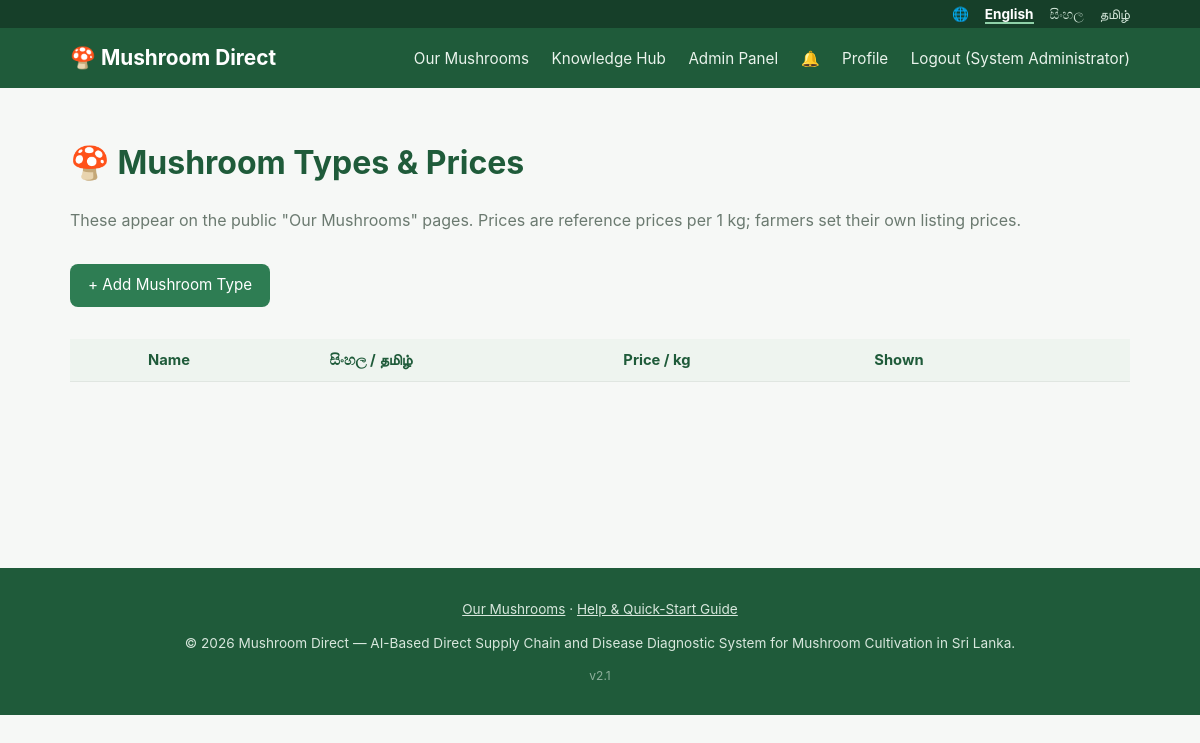
Before: /admin/mushroom_types.php (signed in) with the older database file.
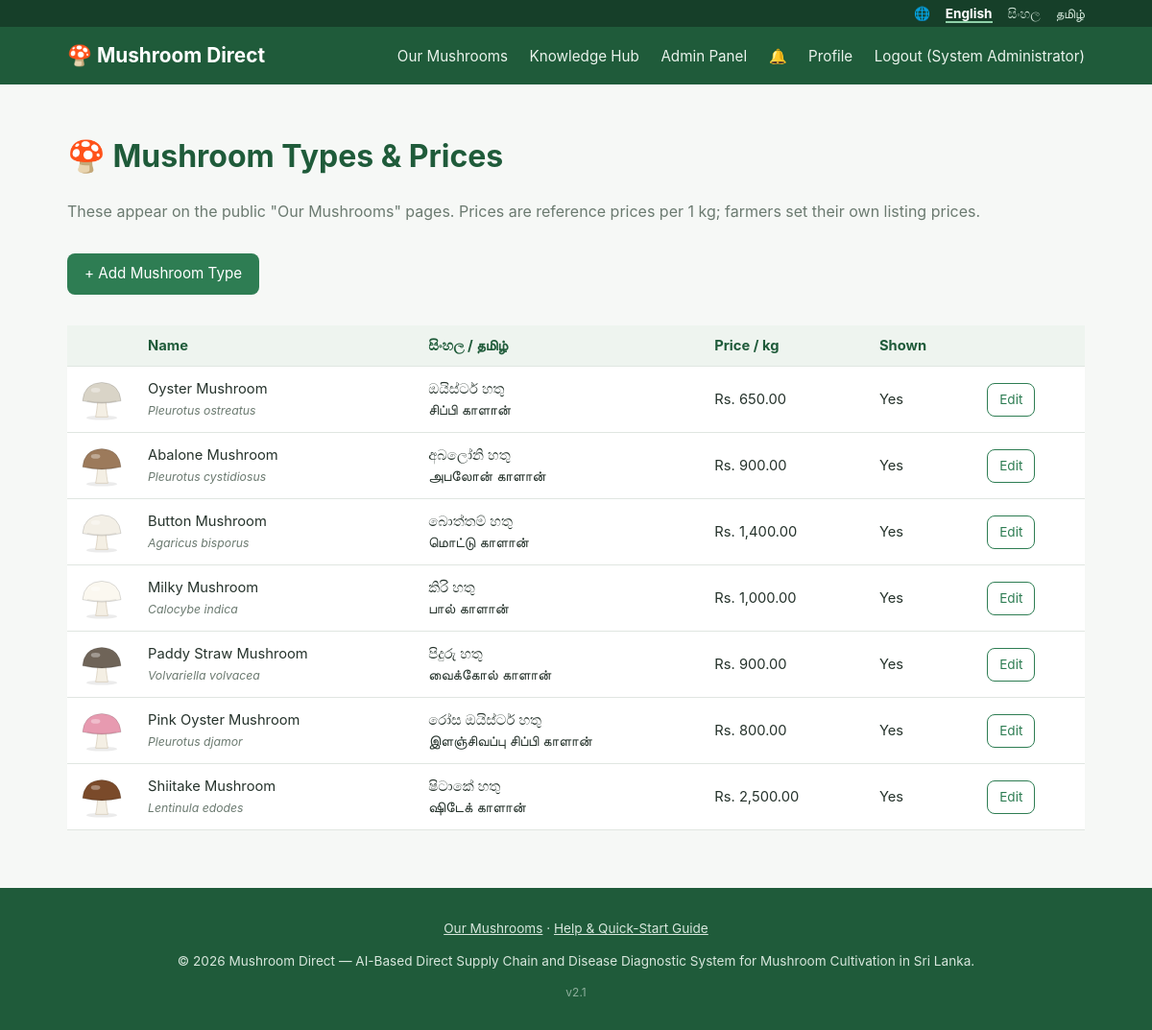
After: the same page with the newer database file.
### tables this page shows
CREATE TABLE mushroom_types (
  id INT AUTO_INCREMENT PRIMARY KEY,
  name VARCHAR(100) NOT NULL,
  name_si VARCHAR(150) NULL,
  name_ta VARCHAR(150) NULL,
  scientific_name VARCHAR(100) NULL,
  description TEXT,
  description_si TEXT,
  description_ta TEXT,
  growing_info TEXT,
  growing_info_si TEXT,
  growing_info_ta TEXT,
  uses TEXT,
  uses_si TEXT,
  uses_ta TEXT,
  price_per_kg DECIMAL(10,2) NOT NULL,
  color VARCHAR(7) NOT NULL DEFAULT '#c9b79c' COMMENT 'Cap colour for the built-in illustration',
  image VARCHAR(255) NULL,
  is_active TINYINT(1) NOT NULL DEFAULT 1,
  sort_order INT NOT NULL DEFAULT 0
);

### admin/mushroom_types.php (the view, shortened to what the changed rows need)
<?php
require_once __DIR__ . '/../includes/bootstrap.php';
$types = $pdo->query('SELECT * FROM mushroom_types ORDER BY sort_order, name')->fetchAll();
include __DIR__ . '/../includes/header.php';
?>
<h1>🍄 Mushroom Types &amp; Prices</h1>
<table class="data-table" style="margin-top:16px;">
  <tr><th></th><th>Name</th><th>සිංහල / தமிழ்</th><th>Price / kg</th><th>Shown</th><th></th></tr>
  <?php foreach ($types as $m): ?>
    <tr>
      <td style="width:60px;"><div style="width:48px; height:48px; overflow:hidden; border-radius:6px;"><?= mushroom_picture($m, 48) ?></div></td>
      <td><?= e($m['name']) ?><br><small class="muted"><em><?= e($m['scientific_name']) ?></em></small></td>
      <td><?= e($m['name_si']) ?><br><?= e($m['name_ta']) ?></td>
      <td><?= format_money($m['price_per_kg']) ?></td>
      <td><?= $m['is_active'] ? 'Yes' : 'No' ?></td>
      <td><a href="?id=<?= (int) $m['id'] ?>" class="btn btn-small btn-outline">Edit</a></td>
    </tr>
  <?php endforeach; ?>
</table>
<?php include __DIR__ . '/../includes/footer.php'; ?>

### includes/header.php (shortened to what the changed rows need)
<?php
$lang = current_lang();
?>
<!DOCTYPE html>
<html lang="<?= e($lang) ?>">
<head>
<link rel="stylesheet" href="<?= BASE_URL ?>/assets/css/style.css">
</head>
<body class="lang-<?= e($lang) ?>">
<div class="lang-bar">
  <div class="container">
    🌐
    <?php foreach (LANGUAGES as $code => $label): ?>
      <a href="<?= e(lang_url($code)) ?>" class="<?= $code === $lang ? 'active' : '' ?>"><?= e($label) ?></a>
    <?php endforeach; ?>
  </div>
</div>
<main class="container page-main">

### includes/functions.php (shortened to what the changed rows need)
<?php
function e($value) {
    return htmlspecialchars((string) $value, ENT_QUOTES, 'UTF-8');
}
function format_money($amount) {
    return 'Rs. ' . number_format((float) $amount, 2);
}
function current_lang() {
    static $lang = null;
    if ($lang === null) {
        $lang = $_SESSION['lang'] ?? ($_COOKIE['lang'] ?? 'en');
    }
    return $lang;
}
function set_lang_from_request() {
    $lang = $_GET['lang'] ?? null;
}
function t($key, array $vars = []) {
    static $strings = [];
    $lang = current_lang();
    if (!isset($strings[$lang])) {
        $strings['en'] = $strings['en'] ?? require __DIR__ . '/../lang/en.php';
        $strings[$lang] = $lang === 'en' ? $strings['en'] : require __DIR__ . '/../lang/' . $lang . '.php';
    }
    $text = $strings[$lang][$key] ?? ($strings['en'][$key] ?? $key);
    return $text;
}
function tr_field($row, $field) {
    $lang = current_lang();
    return $row[$field] ?? '';
}
function lang_url($code) {
    $query = $_GET;
    $query['lang'] = $code;
    return strtok($_SERVER['REQUEST_URI'] ?? '', '?') . '?' . http_build_query($query);
}
function mushroom_picture($type, $size = 150) {
    $cap = preg_match('/^#[0-9a-f]{6}$/i', $type['color'] ?? '') ? $type['color'] : '#c9b79c';
    return '<svg width="' . (int) $size . '" height="' . (int) $size . '" viewBox="0 0 120 120" role="img" aria-label="' . e(tr_field($type, 'name')) . '">'
        . '<ellipse cx="60" cy="108" rx="40" ry="6" fill="#000" opacity=".08"/>'
        . '<path d="M50 62 Q47 92 44 106 L76 106 Q73 92 70 62 Z" fill="#f4efe4" stroke="#d8cfbd" stroke-width="2"/>'
        . '<path d="M10 64 Q14 18 60 16 Q106 18 110 64 Q60 76 10 64 Z" fill="' . $cap . '" stroke="rgba(0,0,0,.18)" stroke-width="2"/>'
        . '<path d="M22 64 Q60 72 98 64" stroke="rgba(0,0,0,.12)" stroke-width="2" fill="none"/>'
        . '<ellipse cx="44" cy="36" rx="12" ry="6" fill="#fff" opacity=".35"/>'
        . '</svg>';
}

Changed rows visible on the page:
added mushroom_types: name "Oyster Mushroom", scientific_name "Pleurotus ostreatus", name_si "ඔයිස්ටර් හතු", name_ta "சிப்பி காளான்", price_per_kg "Rs. 650.00", is_active "Yes"
added mushroom_types: name "Abalone Mushroom", scientific_name "Pleurotus cystidiosus", name_si "අබලෝනි හතු", name_ta "அபலோன் காளான்", price_per_kg "Rs. 900.00", is_active "Yes"
added mushroom_types: name "Button Mushroom", scientific_name "Agaricus bisporus", name_si "බොත්තම් හතු", name_ta "மொட்டு காளான்", price_per_kg "Rs. 1,400.00", is_active "Yes"
added mushroom_types: name "Milky Mushroom", scientific_name "Calocybe indica", name_si "කිරි හතු", name_ta "பால் காளான்", price_per_kg "Rs. 1,000.00", is_active "Yes"
added mushroom_types: name "Paddy Straw Mushroom", scientific_name "Volvariella volvacea", name_si "පිදුරු හතු", name_ta "வைக்கோல் காளான்", price_per_kg "Rs. 900.00", is_active "Yes"
added mushroom_types: name "Pink Oyster Mushroom", scientific_name "Pleurotus djamor", name_si "රෝස ඔයිස්ටර් හතු", name_ta "இளஞ்சிவப்பு சிப்பி காளான்", price_per_kg "Rs. 800.00", is_active "Yes"
added mushroom_types: name "Shiitake Mushroom", scientific_name "Lentinula edodes", name_si "ෂිටාකේ හතු", name_ta "ஷிடேக் காளான்", price_per_kg "Rs. 2,500.00", is_active "Yes"
